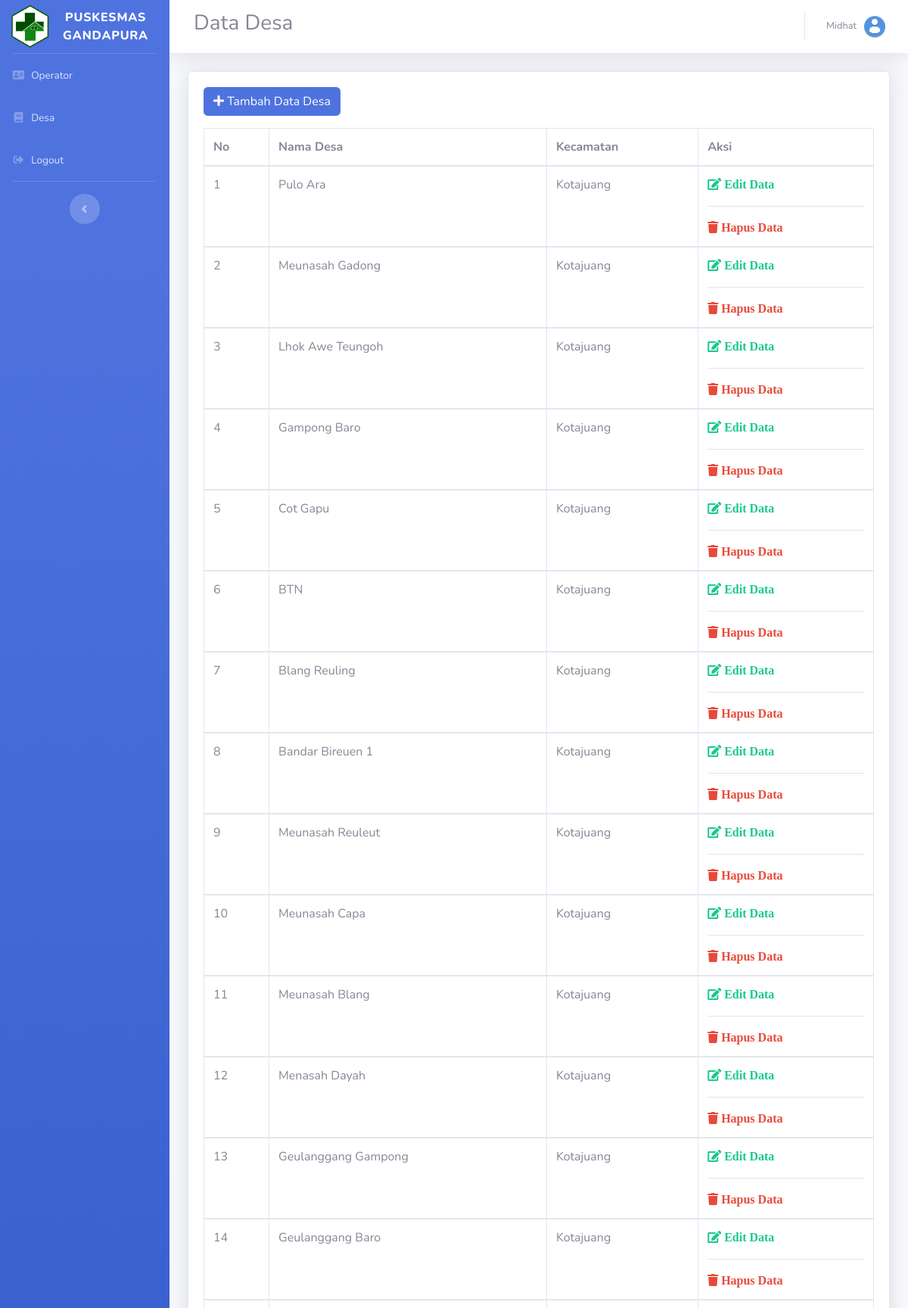
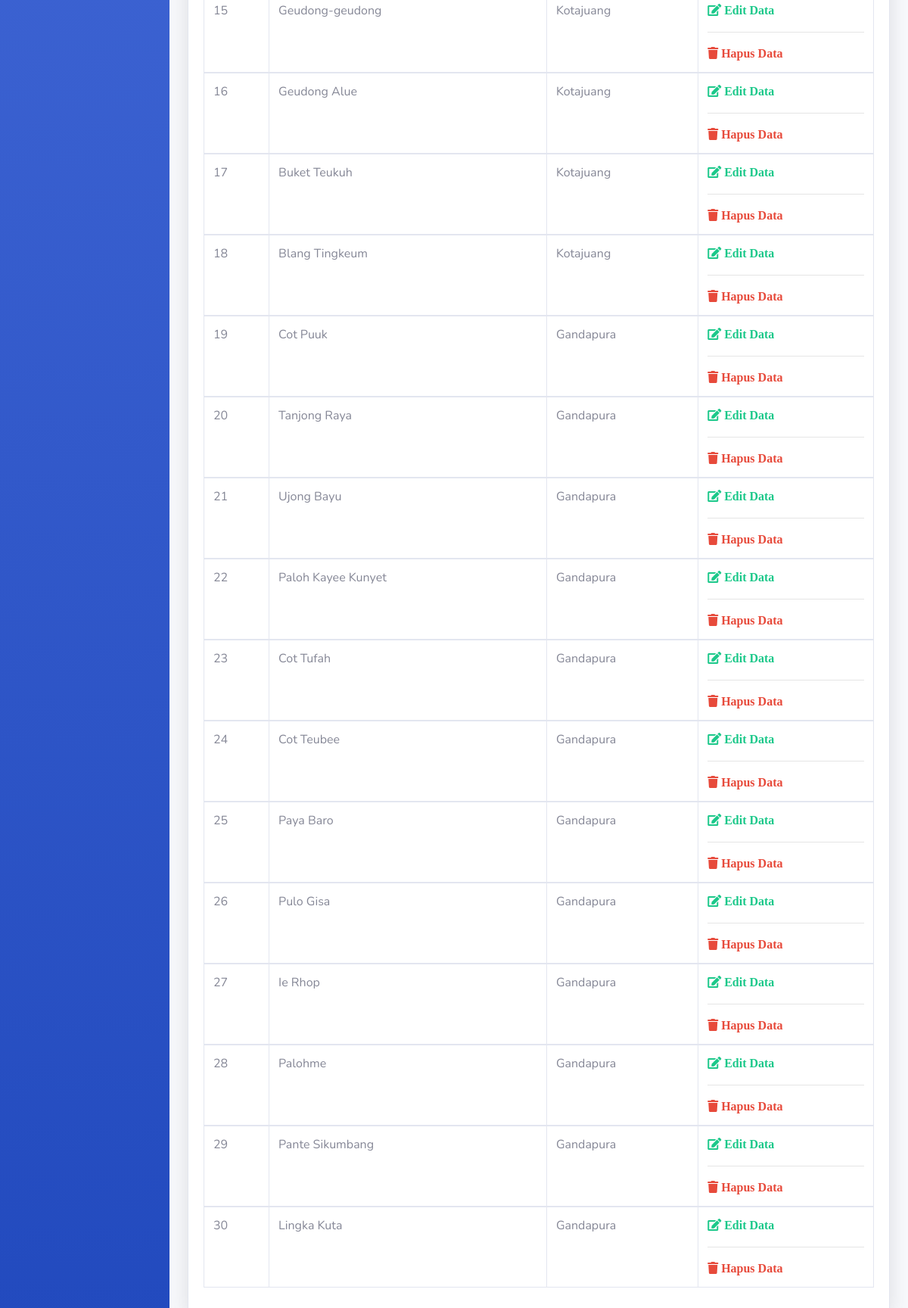
The app's page /desa.php (signed in) with its own data (2 pictures, top to bottom).
### tables this page shows
CREATE TABLE `desa` (
  `id_desa` int(11) NOT NULL,
  `nama_desa` varchar(50) NOT NULL,
  `kecamatan` varchar(50) NOT NULL
);

### desa.php (the view, shortened to what this page needs)
<?php
include 'config/koneksi.php';
$username = $_SESSION['username'];
?>
<!DOCTYPE html>
<html lang="en">
<head>
  <link href="assets/vendor/fontawesome-free/css/all.min.css" rel="stylesheet" type="text/css">
  <link href="assets/css/sb-admin-2.min.css" rel="stylesheet">
</head>
<body id="page-top">
  <div id="wrapper">
  <?php  require_once 'sidebar.php';  ?>
    <div id="content-wrapper" class="d-flex flex-column">
      <div id="content">
        <nav class="navbar navbar-expand navbar-light bg-white topbar mb-4 static-top shadow">
          <form class="d-none d-sm-inline-block form-inline mr-auto ml-md-3 my-2 my-md-0 mw-100 navbar-search">
            <h3>Data Desa</h3>
          </form>
          <ul class="navbar-nav ml-auto">
            <li class="nav-item dropdown no-arrow">
              <a class="nav-link dropdown-toggle" href="#" id="userDropdown" role="button" data-toggle="dropdown"
                aria-haspopup="true" aria-expanded="false">
                <span class="mr-2 d-none d-lg-inline text-gray-600 small"><?= ucfirst($username); ?></span>
                <img class="img-profile rounded-circle" src="assets/img/user.png">
              </a>
            </li>
          </ul>
        </nav>
        <div class="container-fluid">
          <div class="card shadow mb-4">
            <div class="card-body">
            <a href="tambah_data_desa.php"  class="btn btn-primary mb-3"><span class="fas fa fa-plus"></span> Tambah Data Desa</a>
              <div class="table-responsive ">
                <table class="table table-bordered" width="100%" cellspacing="0">
                  <thead>
                    <tr>
                        <th scope="col">No</th>
                        <th scope="col">Nama Desa</th>
                        <th scope="col">Kecamatan</th>
                        <th scope="col">Aksi</th>
                    </tr>
                  </thead>
                    <?php
                        $number = 1;
                        $result = mysqli_query($koneksi, "SELECT * FROM desa GROUP BY id_desa DESC");
                        foreach ($result as $desa) {
                    ?>
                  <tbody>
                    <tr>
                        <td><?= $number ?></td>
                        <td><?= $desa["nama_desa"] ?></td>
                        <td><?= $desa["kecamatan"] ?></td>
                        <td>
                            <a href="edit_data_desa.php?id=<?= $desa['id_desa'] ?>" class="fas fa fa-edit text-success"> Edit Data</a>
                            <hr>
                            <a href="delete_data_desa.php?id=<?= $desa['id_desa'] ?>" class="fas fa fa-trash text-danger"> Hapus Data</a>
                        </td>
                    </tr>
                  </tbody>
                  <?php $number++; } ?>
                </table>
              </div>
            </div>
          </div>
        </div>
      </div>
    </div>
  </div>
</body>
</html>

### sidebar.php
<ul class="navbar-nav bg-gradient-primary sidebar sidebar-dark accordion" id="accordionSidebar">
  <a class="sidebar-brand d-flex align-items-center justify-content-center" href="operator.php">
    <div class="sidebar-brand-icon">
    <img src="assets/img/puskesmas.png" width="55px">
    </div>
    <div class="sidebar-brand-text mx-3">PUSKESMAS GANDAPURA</div>
  </a>
  <hr class="sidebar-divider my-0">
  <li class="nav-item">
    <a class="nav-link" href="operator.php">
      <i class="fas fa-fw fa-address-card"></i>
      <span>Operator</span></a>
  </li>
  <li class="nav-item">
    <a class="nav-link" href="desa.php">
      <i class="fas fa-fw fa-book"></i>
      <span>Desa</span></a>
  </li>
  <li class="nav-item">
    <a class="nav-link" href="logout.php">
      <i class="fas fa-fw fa-sign-out-alt"></i>
      <span>Logout</span></a>
  </li>
  <hr class="sidebar-divider">
  <div class="text-center d-none d-md-inline">
    <button class="rounded-circle border-0" id="sidebarToggle"></button>
  </div>
</ul>

### records on screen
desa: nama_desa "Pulo Ara", kecamatan "Kotajuang"
desa: nama_desa "Meunasah Gadong", kecamatan "Kotajuang"
desa: nama_desa "Lhok Awe Teungoh", kecamatan "Kotajuang"
desa: nama_desa "Gampong Baro", kecamatan "Kotajuang"
desa: nama_desa "Cot Gapu", kecamatan "Kotajuang"
desa: nama_desa "BTN", kecamatan "Kotajuang"
desa: nama_desa "Blang Reuling", kecamatan "Kotajuang"
desa: nama_desa "Bandar Bireuen 1", kecamatan "Kotajuang"
desa: nama_desa "Meunasah Reuleut", kecamatan "Kotajuang"
desa: nama_desa "Meunasah Capa", kecamatan "Kotajuang"
desa: nama_desa "Meunasah Blang", kecamatan "Kotajuang"
desa: nama_desa "Menasah Dayah", kecamatan "Kotajuang"
desa: nama_desa "Geulanggang Gampong", kecamatan "Kotajuang"
desa: nama_desa "Geulanggang Baro", kecamatan "Kotajuang"
desa: nama_desa "Geudong-geudong", kecamatan "Kotajuang"
desa: nama_desa "Geudong Alue", kecamatan "Kotajuang"
desa: nama_desa "Buket Teukuh", kecamatan "Kotajuang"
desa: nama_desa "Blang Tingkeum", kecamatan "Kotajuang"
desa: nama_desa "Cot Puuk", kecamatan "Gandapura"
desa: nama_desa "Tanjong Raya", kecamatan "Gandapura"
desa: nama_desa "Ujong Bayu", kecamatan "Gandapura"
desa: nama_desa "Paloh Kayee Kunyet", kecamatan "Gandapura"
desa: nama_desa "Cot Tufah", kecamatan "Gandapura"
desa: nama_desa "Cot Teubee", kecamatan "Gandapura"
desa: nama_desa "Paya Baro", kecamatan "Gandapura"
desa: nama_desa "Pulo Gisa", kecamatan "Gandapura"
desa: nama_desa "Ie Rhop", kecamatan "Gandapura"
desa: nama_desa "Palohme", kecamatan "Gandapura"
desa: nama_desa "Pante Sikumbang", kecamatan "Gandapura"
desa: nama_desa "Lingka Kuta", kecamatan "Gandapura"

### other values on screen
$username "Midhat"
